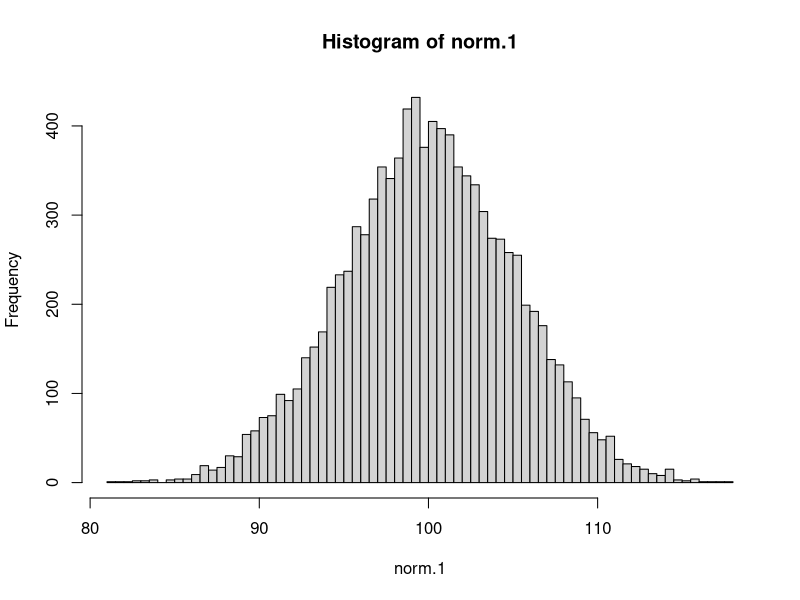
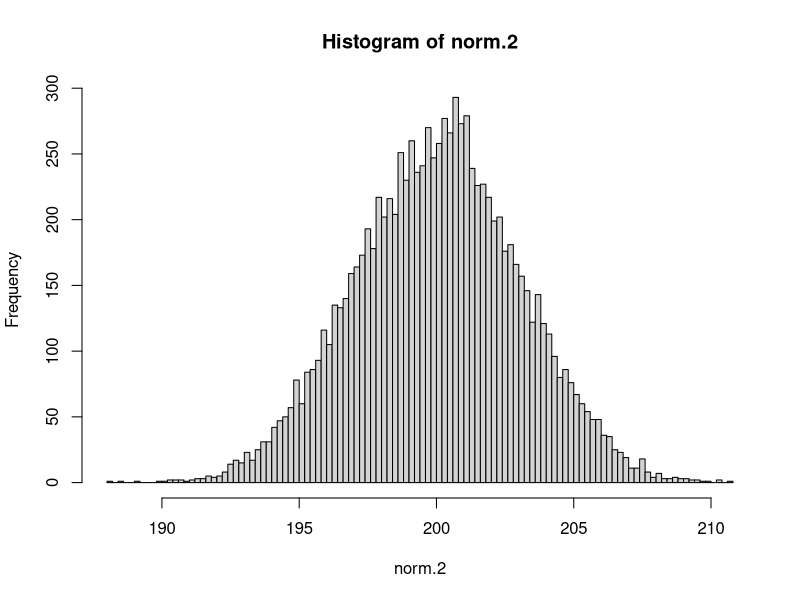

These charts were generated, in order, by the following R code: (Note: this script raises an error after producing the figures.)
## ---- chunk 1
library(ggplot2)

norm.1=rnorm(10000, 100, 5)
norm.2=rnorm(10000, 200, 3)
hist(norm.1, breaks=100)
hist(norm.2, breaks=100)

data = data.frame(norm.1, norm.2)

hist(data, breaks=100)

